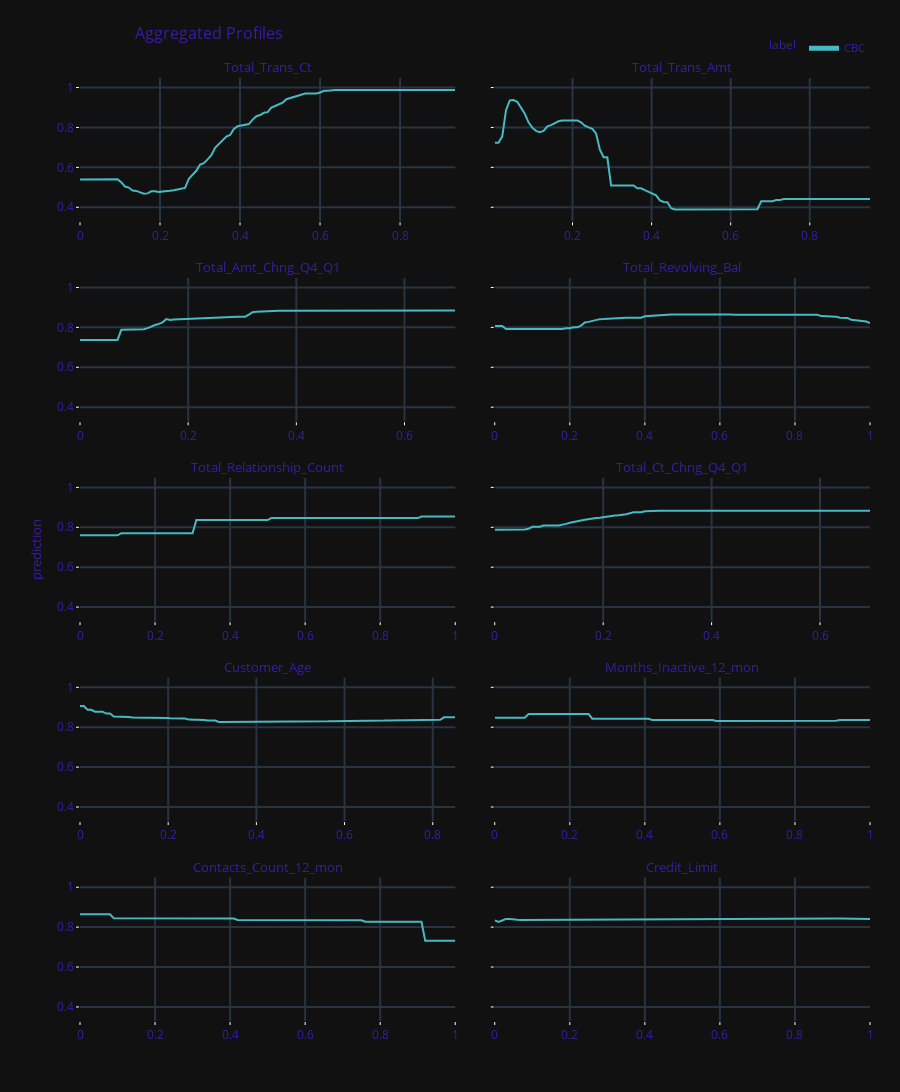

Here is the notebook cell this chart was saved with:
### Code cell
model_exp_PD = model2_exp.model_profile()
model_exp_PD.plot(show=False).update_layout(template='plotly_dark')

### Figure 1 — Plotly figure (JSON) as saved in the notebook; plotly's stock layout.template omitted (floating-point values rounded to 4 significant figures; data arrays with more than 128 entries replaced by an {"elided": "..."} marker saying what was removed)
{"data": [{"customdata": {"elided": "101x3 mixed values"}, "hovertemplate": "<b>%{hovertext}</b><br><br>prediction=%{y:.3f}<br>mean_prediction=%{customdata[0]:.3f}<extra></extra>", "hovertext": ["CBC", "CBC", "CBC", "CBC", "CBC", "CBC", "CBC", "CBC", "CBC", "CBC", "CBC", "CBC", "CBC", "CBC", "CBC", "CBC", "CBC", "CBC", "CBC", "CBC", "CBC", "CBC", "CBC", "CBC", "CBC", "CBC", "CBC", "CBC", "CBC", "CBC", "CBC", "CBC", "CBC", "CBC", "CBC", "CBC", "CBC", "CBC", "CBC", "CBC", "CBC", "CBC", "CBC", "CBC", "CBC", "CBC", "CBC", "CBC", "CBC", "CBC", "CBC", "CBC", "CBC", "CBC", "CBC", "CBC", "CBC", "CBC", "CBC", "CBC", "CBC", "CBC", "CBC", "CBC", "CBC", "CBC", "CBC", "CBC", "CBC", "CBC", "CBC", "CBC", "CBC", "CBC", "CBC", "CBC", "CBC", "CBC", "CBC", "CBC", "CBC", "CBC", "CBC", "CBC", "CBC", "CBC", "CBC", "CBC", "CBC", "CBC", "CBC", "CBC", "CBC", "CBC", "CBC", "CBC", "CBC", "CBC", "CBC", "CBC", "CBC"], "legendgroup": "CBC", "line": {"color": "#46bac2", "dash": "solid", "width": 2}, "marker": {"symbol": "circle"}, "mode": "lines", "name": "CBC", "opacity": 1, "orientation": "v", "showlegend": true, "type": "scatter", "x": [0, 0.00938, 0.01876, 0.02814, 0.03752, 0.0469, 0.05628, 0.06566, 0.07504, 0.08442, 0.0938, 0.1032, 0.1126, 0.1219, 0.1313, 0.1407, 0.1501, 0.1595, 0.1688, 0.1782, 0.1876, 0.197, 0.2064, 0.2157, 0.2251, 0.2345, 0.2439, 0.2533, 0.2626, 0.272, 0.2814, 0.2908, 0.3002, 0.3095, 0.3189, 0.3283, 0.3377, 0.3471, 0.3564, 0.3658, 0.3752, 0.3846, 0.394, 0.4033, 0.4127, 0.4221, 0.4315, 0.4409, 0.4502, 0.4596, 0.469, 0.4784, 0.4878, 0.4971, 0.5065, 0.5159, 0.5253, 0.5347, 0.544, 0.5534, 0.5628, 0.5722, 0.5816, 0.5909, 0.6003, 0.6097, 0.6191, 0.6284, 0.6378, 0.6472, 0.6566, 0.666, 0.6753, 0.6847, 0.6941, 0.7035, 0.7129, 0.7222, 0.7316, 0.741, 0.7504, 0.7598, 0.7691, 0.7785, 0.7879, 0.7973, 0.8067, 0.816, 0.8254, 0.8348, 0.8442, 0.8536, 0.8629, 0.8723, 0.8817, 0.8911, 0.9005, 0.9098, 0.9192, 0.9286, 0.938], "xaxis": "x9", "y": [0.5397, 0.5397, 0.5397, 0.5397, 0.5397, 0.5397, 0.5397, 0.5397, 0.5412, 0.5409, 0.5398, 0.525, 0.5037, 0.4987, 0.484, 0.482, 0.4752, 0.4676, 0.4695, 0.4799, 0.4802, 0.4766, 0.4788, 0.479, 0.4825, 0.485, 0.4888, 0.4911, 0.4966, 0.5431, 0.5628, 0.5829, 0.6138, 0.6213, 0.6398, 0.6611, 0.6981, 0.7166, 0.7385, 0.754, 0.7622, 0.7927, 0.8057, 0.8087, 0.8123, 0.817, 0.8392, 0.8565, 0.8622, 0.8735, 0.8766, 0.8996, 0.9073, 0.9173, 0.9239, 0.9417, 0.9479, 0.9553, 0.9607, 0.9671, 0.9699, 0.9699, 0.9698, 0.9707, 0.9753, 0.9835, 0.984, 0.9867, 0.9875, 0.9878, 0.988, 0.9878, 0.9878, 0.9878, 0.9878, 0.9878, 0.9878, 0.9878, 0.9879, 0.9875, 0.9875, 0.9875, 0.9875, 0.9875, 0.9875, 0.9875, 0.9875, 0.9875, 0.9875, 0.9875, 0.9875, 0.9875, 0.9875, 0.9875, 0.9873, 0.9873, 0.9873, 0.9873, 0.9873, 0.9873, 0.9873], "yaxis": "y9"}, {"customdata": {"elided": "101x3 mixed values"}, "hovertemplate": "<b>%{hovertext}</b><br><br>prediction=%{y:.3f}<br>mean_prediction=%{customdata[0]:.3f}<extra></extra>", "hovertext": ["CBC", "CBC", "CBC", "CBC", "CBC", "CBC", "CBC", "CBC", "CBC", "CBC", "CBC", "CBC", "CBC", "CBC", "CBC", "CBC", "CBC", "CBC", "CBC", "CBC", "CBC", "CBC", "CBC", "CBC", "CBC", "CBC", "CBC", "CBC", "CBC", "CBC", "CBC", "CBC", "CBC", "CBC", "CBC", "CBC", "CBC", "CBC", "CBC", "CBC", "CBC", "CBC", "CBC", "CBC", "CBC", "CBC", "CBC", "CBC", "CBC", "CBC", "CBC", "CBC", "CBC", "CBC", "CBC", "CBC", "CBC", "CBC", "CBC", "CBC", "CBC", "CBC", "CBC", "CBC", "CBC", "CBC", "CBC", "CBC", "CBC", "CBC", "CBC", "CBC", "CBC", "CBC", "CBC", "CBC", "CBC", "CBC", "CBC", "CBC", "CBC", "CBC", "CBC", "CBC", "CBC", "CBC", "CBC", "CBC", "CBC", "CBC", "CBC", "CBC", "CBC", "CBC", "CBC", "CBC", "CBC", "CBC", "CBC", "CBC", "CBC"], "legendgroup": "CBC", "line": {"color": "#46bac2", "dash": "solid", "width": 2}, "marker": {"symbol": "circle"}, "mode": "lines", "name": "CBC", "opacity": 1, "orientation": "v", "showlegend": false, "type": "scatter", "x": [0.003283, 0.01277, 0.02226, 0.03176, 0.04125, 0.05074, 0.06023, 0.06972, 0.07921, 0.0887, 0.09819, 0.1077, 0.1172, 0.1267, 0.1362, 0.1456, 0.1551, 0.1646, 0.1741, 0.1836, 0.1931, 0.2026, 0.2121, 0.2216, 0.2311, 0.2406, 0.25, 0.2595, 0.269, 0.2785, 0.288, 0.2975, 0.307, 0.3165, 0.326, 0.3355, 0.345, 0.3544, 0.3639, 0.3734, 0.3829, 0.3924, 0.4019, 0.4114, 0.4209, 0.4304, 0.4399, 0.4494, 0.4588, 0.4683, 0.4778, 0.4873, 0.4968, 0.5063, 0.5158, 0.5253, 0.5348, 0.5443, 0.5538, 0.5632, 0.5727, 0.5822, 0.5917, 0.6012, 0.6107, 0.6202, 0.6297, 0.6392, 0.6487, 0.6582, 0.6676, 0.6771, 0.6866, 0.6961, 0.7056, 0.7151, 0.7246, 0.7341, 0.7436, 0.7531, 0.7626, 0.772, 0.7815, 0.791, 0.8005, 0.81, 0.8195, 0.829, 0.8385, 0.848, 0.8575, 0.867, 0.8764, 0.8859, 0.8954, 0.9049, 0.9144, 0.9239, 0.9334, 0.9429, 0.9524], "xaxis": "x10", "y": [0.7238, 0.7238, 0.7557, 0.8868, 0.9359, 0.9375, 0.9286, 0.9016, 0.8693, 0.8255, 0.7989, 0.7828, 0.7763, 0.7824, 0.8055, 0.8113, 0.8218, 0.8308, 0.8344, 0.8354, 0.8355, 0.8354, 0.8351, 0.8255, 0.8086, 0.8006, 0.7926, 0.7699, 0.6896, 0.6506, 0.6506, 0.5097, 0.5097, 0.5097, 0.5097, 0.5097, 0.5097, 0.5097, 0.495, 0.495, 0.4863, 0.4763, 0.4683, 0.4596, 0.4346, 0.4263, 0.4248, 0.3952, 0.3893, 0.3893, 0.3893, 0.3893, 0.3907, 0.3907, 0.3907, 0.3907, 0.3907, 0.3907, 0.3907, 0.3907, 0.3907, 0.3907, 0.3907, 0.3907, 0.3907, 0.3907, 0.3907, 0.3907, 0.3907, 0.3907, 0.3907, 0.4299, 0.4299, 0.4299, 0.4299, 0.4358, 0.4358, 0.4417, 0.4417, 0.4417, 0.4417, 0.4417, 0.4417, 0.4417, 0.4417, 0.4417, 0.4417, 0.4417, 0.4417, 0.4417, 0.4417, 0.4417, 0.4417, 0.4417, 0.4417, 0.4417, 0.4417, 0.4417, 0.4417, 0.4417, 0.4417], "yaxis": "y10"}, {"customdata": {"elided": "101x3 mixed values"}, "hovertemplate": "<b>%{hovertext}</b><br><br>prediction=%{y:.3f}<br>mean_prediction=%{customdata[0]:.3f}<extra></extra>", "hovertext": ["CBC", "CBC", "CBC", "CBC", "CBC", "CBC", "CBC", "CBC", "CBC", "CBC", "CBC", "CBC", "CBC", "CBC", "CBC", "CBC", "CBC", "CBC", "CBC", "CBC", "CBC", "CBC", "CBC", "CBC", "CBC", "CBC", "CBC", "CBC", "CBC", "CBC", "CBC", "CBC", "CBC", "CBC", "CBC", "CBC", "CBC", "CBC", "CBC", "CBC", "CBC", "CBC", "CBC", "CBC", "CBC", "CBC", "CBC", "CBC", "CBC", "CBC", "CBC", "CBC", "CBC", "CBC", "CBC", "CBC", "CBC", "CBC", "CBC", "CBC", "CBC", "CBC", "CBC", "CBC", "CBC", "CBC", "CBC", "CBC", "CBC", "CBC", "CBC", "CBC", "CBC", "CBC", "CBC", "CBC", "CBC", "CBC", "CBC", "CBC", "CBC", "CBC", "CBC", "CBC", "CBC", "CBC", "CBC", "CBC", "CBC", "CBC", "CBC", "CBC", "CBC", "CBC", "CBC", "CBC", "CBC", "CBC", "CBC", "CBC", "CBC"], "legendgroup": "CBC", "line": {"color": "#46bac2", "dash": "solid", "width": 2}, "marker": {"symbol": "circle"}, "mode": "lines", "name": "CBC", "opacity": 1, "orientation": "v", "showlegend": false, "type": "scatter", "x": [0, 0.006938, 0.01388, 0.02082, 0.02775, 0.03469, 0.04163, 0.04857, 0.05551, 0.06245, 0.06938, 0.07632, 0.08326, 0.0902, 0.09714, 0.1041, 0.111, 0.118, 0.1249, 0.1318, 0.1388, 0.1457, 0.1526, 0.1596, 0.1665, 0.1735, 0.1804, 0.1873, 0.1943, 0.2012, 0.2082, 0.2151, 0.222, 0.229, 0.2359, 0.2428, 0.2498, 0.2567, 0.2637, 0.2706, 0.2775, 0.2845, 0.2914, 0.2984, 0.3053, 0.3122, 0.3192, 0.3261, 0.333, 0.34, 0.3469, 0.3539, 0.3608, 0.3677, 0.3747, 0.3816, 0.3886, 0.3955, 0.4024, 0.4094, 0.4163, 0.4232, 0.4302, 0.4371, 0.4441, 0.451, 0.4579, 0.4649, 0.4718, 0.4788, 0.4857, 0.4926, 0.4996, 0.5065, 0.5134, 0.5204, 0.5273, 0.5343, 0.5412, 0.5481, 0.5551, 0.562, 0.569, 0.5759, 0.5828, 0.5898, 0.5967, 0.6036, 0.6106, 0.6175, 0.6245, 0.6314, 0.6383, 0.6453, 0.6522, 0.6592, 0.6661, 0.673, 0.68, 0.6869, 0.6938], "xaxis": "x7", "y": [0.7371, 0.7371, 0.7371, 0.7371, 0.7371, 0.7371, 0.7371, 0.7371, 0.7371, 0.7371, 0.7371, 0.7876, 0.7876, 0.7876, 0.7876, 0.7877, 0.7886, 0.7905, 0.7964, 0.8056, 0.8116, 0.8173, 0.8251, 0.8416, 0.8371, 0.8396, 0.8405, 0.8418, 0.8437, 0.8439, 0.8442, 0.8438, 0.8475, 0.8484, 0.8486, 0.8488, 0.8483, 0.8486, 0.8498, 0.8509, 0.8526, 0.8531, 0.8533, 0.8533, 0.8538, 0.8643, 0.8762, 0.8778, 0.8789, 0.8823, 0.8823, 0.8823, 0.8823, 0.8833, 0.8833, 0.8833, 0.8833, 0.8833, 0.8842, 0.8842, 0.8844, 0.8844, 0.8844, 0.8844, 0.8844, 0.8844, 0.8844, 0.8844, 0.8844, 0.8844, 0.8844, 0.8844, 0.8844, 0.8844, 0.8844, 0.8844, 0.8844, 0.8844, 0.8844, 0.8844, 0.8844, 0.8844, 0.8844, 0.8844, 0.8844, 0.8844, 0.8844, 0.8844, 0.8844, 0.8844, 0.8844, 0.8844, 0.8844, 0.8844, 0.8844, 0.8844, 0.8844, 0.8844, 0.8844, 0.8844, 0.8844], "yaxis": "y7"}, {"customdata": {"elided": "101x3 mixed values"}, "hovertemplate": "<b>%{hovertext}</b><br><br>prediction=%{y:.3f}<br>mean_prediction=%{customdata[0]:.3f}<extra></extra>", "hovertext": ["CBC", "CBC", "CBC", "CBC", "CBC", "CBC", "CBC", "CBC", "CBC", "CBC", "CBC", "CBC", "CBC", "CBC", "CBC", "CBC", "CBC", "CBC", "CBC", "CBC", "CBC", "CBC", "CBC", "CBC", "CBC", "CBC", "CBC", "CBC", "CBC", "CBC", "CBC", "CBC", "CBC", "CBC", "CBC", "CBC", "CBC", "CBC", "CBC", "CBC", "CBC", "CBC", "CBC", "CBC", "CBC", "CBC", "CBC", "CBC", "CBC", "CBC", "CBC", "CBC", "CBC", "CBC", "CBC", "CBC", "CBC", "CBC", "CBC", "CBC", "CBC", "CBC", "CBC", "CBC", "CBC", "CBC", "CBC", "CBC", "CBC", "CBC", "CBC", "CBC", "CBC", "CBC", "CBC", "CBC", "CBC", "CBC", "CBC", "CBC", "CBC", "CBC", "CBC", "CBC", "CBC", "CBC", "CBC", "CBC", "CBC", "CBC", "CBC", "CBC", "CBC", "CBC", "CBC", "CBC", "CBC", "CBC", "CBC", "CBC", "CBC"], "legendgroup": "CBC", "line": {"color": "#46bac2", "dash": "solid", "width": 2}, "marker": {"symbol": "circle"}, "mode": "lines", "name": "CBC", "opacity": 1, "orientation": "v", "showlegend": false, "type": "scatter", "x": [0, 0.01, 0.02, 0.03, 0.04, 0.05, 0.06, 0.07, 0.08, 0.09, 0.1, 0.11, 0.12, 0.13, 0.14, 0.15, 0.16, 0.17, 0.18, 0.19, 0.2, 0.21, 0.22, 0.23, 0.24, 0.25, 0.26, 0.27, 0.28, 0.29, 0.3, 0.31, 0.32, 0.33, 0.34, 0.35, 0.36, 0.37, 0.38, 0.39, 0.4, 0.41, 0.42, 0.43, 0.44, 0.45, 0.46, 0.47, 0.48, 0.49, 0.5, 0.51, 0.52, 0.53, 0.54, 0.55, 0.56, 0.57, 0.58, 0.59, 0.6, 0.61, 0.62, 0.63, 0.64, 0.65, 0.66, 0.67, 0.68, 0.69, 0.7, 0.71, 0.72, 0.73, 0.74, 0.75, 0.76, 0.77, 0.78, 0.79, 0.8, 0.81, 0.82, 0.83, 0.84, 0.85, 0.86, 0.87, 0.88, 0.89, 0.9, 0.91, 0.92, 0.93, 0.94, 0.95, 0.96, 0.97, 0.98, 0.99, 1], "xaxis": "x8", "y": [0.8069, 0.8069, 0.8069, 0.7917, 0.7917, 0.7917, 0.7917, 0.7917, 0.7917, 0.7917, 0.7917, 0.7917, 0.7917, 0.7917, 0.7918, 0.7918, 0.7918, 0.7918, 0.7918, 0.7956, 0.7956, 0.8001, 0.8001, 0.8088, 0.8248, 0.8276, 0.8319, 0.8379, 0.8413, 0.8414, 0.8431, 0.8439, 0.8452, 0.8466, 0.8468, 0.8486, 0.8483, 0.8484, 0.8469, 0.8482, 0.8556, 0.8573, 0.8571, 0.8581, 0.8625, 0.8639, 0.864, 0.8644, 0.8643, 0.8646, 0.8647, 0.8648, 0.8648, 0.8648, 0.8649, 0.865, 0.8651, 0.8651, 0.8651, 0.8651, 0.8651, 0.8646, 0.8646, 0.8646, 0.8638, 0.8638, 0.8638, 0.8638, 0.8638, 0.8638, 0.8638, 0.8638, 0.8637, 0.8637, 0.8637, 0.8635, 0.8638, 0.8638, 0.8637, 0.8643, 0.8643, 0.8643, 0.864, 0.864, 0.8638, 0.8629, 0.8629, 0.8566, 0.8561, 0.8544, 0.8538, 0.8532, 0.8485, 0.8473, 0.8473, 0.8376, 0.836, 0.8317, 0.8311, 0.8295, 0.822], "yaxis": "y8"}, {"customdata": {"elided": "101x3 mixed values"}, "hovertemplate": "<b>%{hovertext}</b><br><br>prediction=%{y:.3f}<br>mean_prediction=%{customdata[0]:.3f}<extra></extra>", "hovertext": ["CBC", "CBC", "CBC", "CBC", "CBC", "CBC", "CBC", "CBC", "CBC", "CBC", "CBC", "CBC", "CBC", "CBC", "CBC", "CBC", "CBC", "CBC", "CBC", "CBC", "CBC", "CBC", "CBC", "CBC", "CBC", "CBC", "CBC", "CBC", "CBC", "CBC", "CBC", "CBC", "CBC", "CBC", "CBC", "CBC", "CBC", "CBC", "CBC", "CBC", "CBC", "CBC", "CBC", "CBC", "CBC", "CBC", "CBC", "CBC", "CBC", "CBC", "CBC", "CBC", "CBC", "CBC", "CBC", "CBC", "CBC", "CBC", "CBC", "CBC", "CBC", "CBC", "CBC", "CBC", "CBC", "CBC", "CBC", "CBC", "CBC", "CBC", "CBC", "CBC", "CBC", "CBC", "CBC", "CBC", "CBC", "CBC", "CBC", "CBC", "CBC", "CBC", "CBC", "CBC", "CBC", "CBC", "CBC", "CBC", "CBC", "CBC", "CBC", "CBC", "CBC", "CBC", "CBC", "CBC", "CBC", "CBC", "CBC", "CBC", "CBC"], "legendgroup": "CBC", "line": {"color": "#46bac2", "dash": "solid", "width": 2}, "marker": {"symbol": "circle"}, "mode": "lines", "name": "CBC", "opacity": 1, "orientation": "v", "showlegend": false, "type": "scatter", "x": [0, 0.01, 0.02, 0.03, 0.04, 0.05, 0.06, 0.07, 0.08, 0.09, 0.1, 0.11, 0.12, 0.13, 0.14, 0.15, 0.16, 0.17, 0.18, 0.19, 0.2, 0.21, 0.22, 0.23, 0.24, 0.25, 0.26, 0.27, 0.28, 0.29, 0.3, 0.31, 0.32, 0.33, 0.34, 0.35, 0.36, 0.37, 0.38, 0.39, 0.4, 0.41, 0.42, 0.43, 0.44, 0.45, 0.46, 0.47, 0.48, 0.49, 0.5, 0.51, 0.52, 0.53, 0.54, 0.55, 0.56, 0.57, 0.58, 0.59, 0.6, 0.61, 0.62, 0.63, 0.64, 0.65, 0.66, 0.67, 0.68, 0.69, 0.7, 0.71, 0.72, 0.73, 0.74, 0.75, 0.76, 0.77, 0.78, 0.79, 0.8, 0.81, 0.82, 0.83, 0.84, 0.85, 0.86, 0.87, 0.88, 0.89, 0.9, 0.91, 0.92, 0.93, 0.94, 0.95, 0.96, 0.97, 0.98, 0.99, 1.0], "xaxis": "x5", "y": [0.7599, 0.7599, 0.7599, 0.7599, 0.7599, 0.7599, 0.7599, 0.7599, 0.7599, 0.7599, 0.7599, 0.7704, 0.7704, 0.7704, 0.7704, 0.7704, 0.7704, 0.7704, 0.7704, 0.7704, 0.7704, 0.7704, 0.7704, 0.7704, 0.7704, 0.7704, 0.7704, 0.7704, 0.7704, 0.7704, 0.7704, 0.8364, 0.8364, 0.8364, 0.8364, 0.8364, 0.8364, 0.8364, 0.8364, 0.8364, 0.8364, 0.8364, 0.8364, 0.8364, 0.8364, 0.8364, 0.8364, 0.8364, 0.8364, 0.8364, 0.8364, 0.8461, 0.8461, 0.8461, 0.8461, 0.8461, 0.8461, 0.8461, 0.8461, 0.8461, 0.8461, 0.8461, 0.8461, 0.8461, 0.8461, 0.8461, 0.8461, 0.8461, 0.8461, 0.8461, 0.8461, 0.8462, 0.8462, 0.8462, 0.8462, 0.8462, 0.8462, 0.8462, 0.8462, 0.8462, 0.8462, 0.8462, 0.8462, 0.8462, 0.8462, 0.8462, 0.8462, 0.8462, 0.8462, 0.8462, 0.8462, 0.8538, 0.8538, 0.8538, 0.8538, 0.8538, 0.8538, 0.8538, 0.8538, 0.8538, 0.8538], "yaxis": "y5"}, {"customdata": {"elided": "101x3 mixed values"}, "hovertemplate": "<b>%{hovertext}</b><br><br>prediction=%{y:.3f}<br>mean_prediction=%{customdata[0]:.3f}<extra></extra>", "hovertext": ["CBC", "CBC", "CBC", "CBC", "CBC", "CBC", "CBC", "CBC", "CBC", "CBC", "CBC", "CBC", "CBC", "CBC", "CBC", "CBC", "CBC", "CBC", "CBC", "CBC", "CBC", "CBC", "CBC", "CBC", "CBC", "CBC", "CBC", "CBC", "CBC", "CBC", "CBC", "CBC", "CBC", "CBC", "CBC", "CBC", "CBC", "CBC", "CBC", "CBC", "CBC", "CBC", "CBC", "CBC", "CBC", "CBC", "CBC", "CBC", "CBC", "CBC", "CBC", "CBC", "CBC", "CBC", "CBC", "CBC", "CBC", "CBC", "CBC", "CBC", "CBC", "CBC", "CBC", "CBC", "CBC", "CBC", "CBC", "CBC", "CBC", "CBC", "CBC", "CBC", "CBC", "CBC", "CBC", "CBC", "CBC", "CBC", "CBC", "CBC", "CBC", "CBC", "CBC", "CBC", "CBC", "CBC", "CBC", "CBC", "CBC", "CBC", "CBC", "CBC", "CBC", "CBC", "CBC", "CBC", "CBC", "CBC", "CBC", "CBC", "CBC"], "legendgroup": "CBC", "line": {"color": "#46bac2", "dash": "solid", "width": 2}, "marker": {"symbol": "circle"}, "mode": "lines", "name": "CBC", "opacity": 1, "orientation": "v", "showlegend": false, "type": "scatter", "x": [0, 0.006922, 0.01384, 0.02077, 0.02769, 0.03461, 0.04153, 0.04846, 0.05538, 0.0623, 0.06922, 0.07615, 0.08307, 0.08999, 0.09691, 0.1038, 0.1108, 0.1177, 0.1246, 0.1315, 0.1384, 0.1454, 0.1523, 0.1592, 0.1661, 0.1731, 0.18, 0.1869, 0.1938, 0.2008, 0.2077, 0.2146, 0.2215, 0.2284, 0.2354, 0.2423, 0.2492, 0.2561, 0.2631, 0.27, 0.2769, 0.2838, 0.2907, 0.2977, 0.3046, 0.3115, 0.3184, 0.3254, 0.3323, 0.3392, 0.3461, 0.353, 0.36, 0.3669, 0.3738, 0.3807, 0.3877, 0.3946, 0.4015, 0.4084, 0.4153, 0.4223, 0.4292, 0.4361, 0.443, 0.45, 0.4569, 0.4638, 0.4707, 0.4776, 0.4846, 0.4915, 0.4984, 0.5053, 0.5123, 0.5192, 0.5261, 0.533, 0.54, 0.5469, 0.5538, 0.5607, 0.5676, 0.5746, 0.5815, 0.5884, 0.5953, 0.6023, 0.6092, 0.6161, 0.623, 0.6299, 0.6369, 0.6438, 0.6507, 0.6576, 0.6646, 0.6715, 0.6784, 0.6853, 0.6922], "xaxis": "x6", "y": [0.7881, 0.7881, 0.7881, 0.7881, 0.7881, 0.7881, 0.7886, 0.7886, 0.7886, 0.7924, 0.8021, 0.8025, 0.8025, 0.8092, 0.8103, 0.8097, 0.809, 0.8092, 0.8118, 0.8171, 0.8223, 0.8275, 0.8306, 0.8342, 0.8374, 0.8415, 0.8442, 0.8462, 0.8478, 0.8514, 0.8544, 0.8564, 0.859, 0.8608, 0.8618, 0.8659, 0.8699, 0.8748, 0.8757, 0.8757, 0.8807, 0.882, 0.882, 0.882, 0.8824, 0.8829, 0.8829, 0.8829, 0.8829, 0.8829, 0.8829, 0.8829, 0.8829, 0.8829, 0.8829, 0.8829, 0.8833, 0.8833, 0.8833, 0.8833, 0.8833, 0.8833, 0.8833, 0.8833, 0.8833, 0.8833, 0.8833, 0.8833, 0.8833, 0.8833, 0.8833, 0.8833, 0.8833, 0.8833, 0.8833, 0.8833, 0.8833, 0.8833, 0.8833, 0.8833, 0.8833, 0.8833, 0.8833, 0.8833, 0.8833, 0.8833, 0.8833, 0.8833, 0.8833, 0.8833, 0.8833, 0.8833, 0.8833, 0.8833, 0.8833, 0.8833, 0.8833, 0.8833, 0.8833, 0.8833, 0.8833], "yaxis": "y6"}, {"customdata": {"elided": "101x3 mixed values"}, "hovertemplate": "<b>%{hovertext}</b><br><br>prediction=%{y:.3f}<br>mean_prediction=%{customdata[0]:.3f}<extra></extra>", "hovertext": ["CBC", "CBC", "CBC", "CBC", "CBC", "CBC", "CBC", "CBC", "CBC", "CBC", "CBC", "CBC", "CBC", "CBC", "CBC", "CBC", "CBC", "CBC", "CBC", "CBC", "CBC", "CBC", "CBC", "CBC", "CBC", "CBC", "CBC", "CBC", "CBC", "CBC", "CBC", "CBC", "CBC", "CBC", "CBC", "CBC", "CBC", "CBC", "CBC", "CBC", "CBC", "CBC", "CBC", "CBC", "CBC", "CBC", "CBC", "CBC", "CBC", "CBC", "CBC", "CBC", "CBC", "CBC", "CBC", "CBC", "CBC", "CBC", "CBC", "CBC", "CBC", "CBC", "CBC", "CBC", "CBC", "CBC", "CBC", "CBC", "CBC", "CBC", "CBC", "CBC", "CBC", "CBC", "CBC", "CBC", "CBC", "CBC", "CBC", "CBC", "CBC", "CBC", "CBC", "CBC", "CBC", "CBC", "CBC", "CBC", "CBC", "CBC", "CBC", "CBC", "CBC", "CBC", "CBC", "CBC", "CBC", "CBC", "CBC", "CBC", "CBC"], "legendgroup": "CBC", "line": {"color": "#46bac2", "dash": "solid", "width": 2}, "marker": {"symbol": "circle"}, "mode": "lines", "name": "CBC", "opacity": 1, "orientation": "v", "showlegend": false, "type": "scatter", "x": [0, 0.008511, 0.01702, 0.02553, 0.03404, 0.04255, 0.05106, 0.05957, 0.06809, 0.0766, 0.08511, 0.09362, 0.1021, 0.1106, 0.1191, 0.1277, 0.1362, 0.1447, 0.1532, 0.1617, 0.1702, 0.1787, 0.1872, 0.1957, 0.2043, 0.2128, 0.2213, 0.2298, 0.2383, 0.2468, 0.2553, 0.2638, 0.2723, 0.2809, 0.2894, 0.2979, 0.3064, 0.3149, 0.3234, 0.3319, 0.3404, 0.3489, 0.3574, 0.366, 0.3745, 0.383, 0.3915, 0.4, 0.4085, 0.417, 0.4255, 0.434, 0.4426, 0.4511, 0.4596, 0.4681, 0.4766, 0.4851, 0.4936, 0.5021, 0.5106, 0.5191, 0.5277, 0.5362, 0.5447, 0.5532, 0.5617, 0.5702, 0.5787, 0.5872, 0.5957, 0.6043, 0.6128, 0.6213, 0.6298, 0.6383, 0.6468, 0.6553, 0.6638, 0.6723, 0.6809, 0.6894, 0.6979, 0.7064, 0.7149, 0.7234, 0.7319, 0.7404, 0.7489, 0.7574, 0.766, 0.7745, 0.783, 0.7915, 0.8, 0.8085, 0.817, 0.8255, 0.834, 0.8426, 0.8511], "xaxis": "x3", "y": [0.906, 0.906, 0.8873, 0.8873, 0.8777, 0.8777, 0.8777, 0.8686, 0.8686, 0.854, 0.854, 0.854, 0.8507, 0.8507, 0.8491, 0.8491, 0.8491, 0.8462, 0.8462, 0.8461, 0.8461, 0.8461, 0.8461, 0.8461, 0.8449, 0.8449, 0.8449, 0.8434, 0.8434, 0.838, 0.838, 0.838, 0.8363, 0.8363, 0.8338, 0.8338, 0.8338, 0.8263, 0.8263, 0.8289, 0.8289, 0.8289, 0.8289, 0.8289, 0.8287, 0.8287, 0.8287, 0.8286, 0.8286, 0.8277, 0.8277, 0.8277, 0.8278, 0.8278, 0.8279, 0.8279, 0.8279, 0.8288, 0.8288, 0.829, 0.829, 0.829, 0.8292, 0.8292, 0.8294, 0.8294, 0.8294, 0.8302, 0.8302, 0.8306, 0.8306, 0.8306, 0.8316, 0.8316, 0.8323, 0.8323, 0.8323, 0.8327, 0.8327, 0.8332, 0.8332, 0.8332, 0.834, 0.834, 0.8344, 0.8344, 0.8344, 0.8348, 0.8348, 0.8369, 0.8369, 0.8369, 0.8369, 0.8369, 0.8372, 0.8372, 0.8372, 0.8493, 0.8493, 0.8493, 0.8493], "yaxis": "y3"}, {"customdata": {"elided": "101x3 mixed values"}, "hovertemplate": "<b>%{hovertext}</b><br><br>prediction=%{y:.3f}<br>mean_prediction=%{customdata[0]:.3f}<extra></extra>", "hovertext": ["CBC", "CBC", "CBC", "CBC", "CBC", "CBC", "CBC", "CBC", "CBC", "CBC", "CBC", "CBC", "CBC", "CBC", "CBC", "CBC", "CBC", "CBC", "CBC", "CBC", "CBC", "CBC", "CBC", "CBC", "CBC", "CBC", "CBC", "CBC", "CBC", "CBC", "CBC", "CBC", "CBC", "CBC", "CBC", "CBC", "CBC", "CBC", "CBC", "CBC", "CBC", "CBC", "CBC", "CBC", "CBC", "CBC", "CBC", "CBC", "CBC", "CBC", "CBC", "CBC", "CBC", "CBC", "CBC", "CBC", "CBC", "CBC", "CBC", "CBC", "CBC", "CBC", "CBC", "CBC", "CBC", "CBC", "CBC", "CBC", "CBC", "CBC", "CBC", "CBC", "CBC", "CBC", "CBC", "CBC", "CBC", "CBC", "CBC", "CBC", "CBC", "CBC", "CBC", "CBC", "CBC", "CBC", "CBC", "CBC", "CBC", "CBC", "CBC", "CBC", "CBC", "CBC", "CBC", "CBC", "CBC", "CBC", "CBC", "CBC", "CBC"], "legendgroup": "CBC", "line": {"color": "#46bac2", "dash": "solid", "width": 2}, "marker": {"symbol": "circle"}, "mode": "lines", "name": "CBC", "opacity": 1, "orientation": "v", "showlegend": false, "type": "scatter", "x": [0, 0.01, 0.02, 0.03, 0.04, 0.05, 0.06, 0.07, 0.08, 0.09, 0.1, 0.11, 0.12, 0.13, 0.14, 0.15, 0.16, 0.17, 0.18, 0.19, 0.2, 0.21, 0.22, 0.23, 0.24, 0.25, 0.26, 0.27, 0.28, 0.29, 0.3, 0.31, 0.32, 0.33, 0.34, 0.35, 0.36, 0.37, 0.38, 0.39, 0.4, 0.41, 0.42, 0.43, 0.44, 0.45, 0.46, 0.47, 0.48, 0.49, 0.5, 0.51, 0.52, 0.53, 0.54, 0.55, 0.56, 0.57, 0.58, 0.59, 0.6, 0.61, 0.62, 0.63, 0.64, 0.65, 0.66, 0.67, 0.68, 0.69, 0.7, 0.71, 0.72, 0.73, 0.74, 0.75, 0.76, 0.77, 0.78, 0.79, 0.8, 0.81, 0.82, 0.83, 0.84, 0.85, 0.86, 0.87, 0.88, 0.89, 0.9, 0.91, 0.92, 0.93, 0.94, 0.95, 0.96, 0.97, 0.98, 0.99, 1], "xaxis": "x4", "y": [0.8473, 0.8473, 0.8473, 0.8473, 0.8473, 0.8473, 0.8473, 0.8473, 0.8473, 0.8658, 0.8658, 0.8658, 0.8658, 0.8658, 0.8658, 0.8658, 0.8658, 0.8658, 0.8658, 0.8658, 0.8658, 0.8658, 0.8658, 0.8658, 0.8658, 0.8658, 0.8426, 0.8426, 0.8426, 0.8426, 0.8426, 0.8426, 0.8426, 0.8426, 0.8426, 0.8426, 0.8426, 0.8426, 0.8426, 0.8426, 0.8426, 0.8426, 0.8356, 0.8356, 0.8356, 0.8356, 0.8356, 0.8356, 0.8356, 0.8356, 0.8356, 0.8356, 0.8356, 0.8356, 0.8356, 0.8356, 0.8356, 0.8356, 0.8356, 0.8312, 0.8312, 0.8312, 0.8312, 0.8312, 0.8312, 0.8312, 0.8312, 0.8312, 0.8312, 0.8312, 0.8312, 0.8312, 0.8312, 0.8312, 0.8312, 0.8312, 0.8329, 0.8329, 0.8329, 0.8329, 0.8329, 0.8329, 0.8329, 0.8329, 0.8329, 0.8329, 0.8329, 0.8329, 0.8329, 0.8329, 0.8329, 0.8329, 0.8357, 0.8357, 0.8357, 0.8357, 0.8357, 0.8357, 0.8357, 0.8357, 0.8357], "yaxis": "y4"}, {"customdata": {"elided": "101x3 mixed values"}, "hovertemplate": "<b>%{hovertext}</b><br><br>prediction=%{y:.3f}<br>mean_prediction=%{customdata[0]:.3f}<extra></extra>", "hovertext": ["CBC", "CBC", "CBC", "CBC", "CBC", "CBC", "CBC", "CBC", "CBC", "CBC", "CBC", "CBC", "CBC", "CBC", "CBC", "CBC", "CBC", "CBC", "CBC", "CBC", "CBC", "CBC", "CBC", "CBC", "CBC", "CBC", "CBC", "CBC", "CBC", "CBC", "CBC", "CBC", "CBC", "CBC", "CBC", "CBC", "CBC", "CBC", "CBC", "CBC", "CBC", "CBC", "CBC", "CBC", "CBC", "CBC", "CBC", "CBC", "CBC", "CBC", "CBC", "CBC", "CBC", "CBC", "CBC", "CBC", "CBC", "CBC", "CBC", "CBC", "CBC", "CBC", "CBC", "CBC", "CBC", "CBC", "CBC", "CBC", "CBC", "CBC", "CBC", "CBC", "CBC", "CBC", "CBC", "CBC", "CBC", "CBC", "CBC", "CBC", "CBC", "CBC", "CBC", "CBC", "CBC", "CBC", "CBC", "CBC", "CBC", "CBC", "CBC", "CBC", "CBC", "CBC", "CBC", "CBC", "CBC", "CBC", "CBC", "CBC", "CBC"], "legendgroup": "CBC", "line": {"color": "#46bac2", "dash": "solid", "width": 2}, "marker": {"symbol": "circle"}, "mode": "lines", "name": "CBC", "opacity": 1, "orientation": "v", "showlegend": false, "type": "scatter", "x": [0, 0.01, 0.02, 0.03, 0.04, 0.05, 0.06, 0.07, 0.08, 0.09, 0.1, 0.11, 0.12, 0.13, 0.14, 0.15, 0.16, 0.17, 0.18, 0.19, 0.2, 0.21, 0.22, 0.23, 0.24, 0.25, 0.26, 0.27, 0.28, 0.29, 0.3, 0.31, 0.32, 0.33, 0.34, 0.35, 0.36, 0.37, 0.38, 0.39, 0.4, 0.41, 0.42, 0.43, 0.44, 0.45, 0.46, 0.47, 0.48, 0.49, 0.5, 0.51, 0.52, 0.53, 0.54, 0.55, 0.56, 0.57, 0.58, 0.59, 0.6, 0.61, 0.62, 0.63, 0.64, 0.65, 0.66, 0.67, 0.68, 0.69, 0.7, 0.71, 0.72, 0.73, 0.74, 0.75, 0.76, 0.77, 0.78, 0.79, 0.8, 0.81, 0.82, 0.83, 0.84, 0.85, 0.86, 0.87, 0.88, 0.89, 0.9, 0.91, 0.92, 0.93, 0.94, 0.95, 0.96, 0.97, 0.98, 0.99, 1], "xaxis": "x", "y": [0.8641, 0.8641, 0.8641, 0.8641, 0.8641, 0.8641, 0.8641, 0.8641, 0.8641, 0.8438, 0.8438, 0.8438, 0.8438, 0.8438, 0.8438, 0.8438, 0.8438, 0.8438, 0.8438, 0.8438, 0.8438, 0.8438, 0.8438, 0.8438, 0.8438, 0.8438, 0.8429, 0.8429, 0.8429, 0.8429, 0.8429, 0.8429, 0.8429, 0.8429, 0.8429, 0.8429, 0.8429, 0.8429, 0.8429, 0.8429, 0.8429, 0.8429, 0.8357, 0.8357, 0.8357, 0.8357, 0.8357, 0.8357, 0.8357, 0.8357, 0.8357, 0.8357, 0.8357, 0.8357, 0.8357, 0.8357, 0.8357, 0.8357, 0.8357, 0.8342, 0.8342, 0.8342, 0.8342, 0.8342, 0.8342, 0.8342, 0.8342, 0.8342, 0.8342, 0.8342, 0.8342, 0.8342, 0.8342, 0.8342, 0.8342, 0.8342, 0.8269, 0.8269, 0.8269, 0.8269, 0.8269, 0.8269, 0.8269, 0.8269, 0.8269, 0.8269, 0.8269, 0.8269, 0.8269, 0.8269, 0.8269, 0.8269, 0.7312, 0.7312, 0.7312, 0.7312, 0.7312, 0.7312, 0.7312, 0.7312, 0.7312], "yaxis": "y"}, {"customdata": {"elided": "101x3 mixed values"}, "hovertemplate": "<b>%{hovertext}</b><br><br>prediction=%{y:.3f}<br>mean_prediction=%{customdata[0]:.3f}<extra></extra>", "hovertext": ["CBC", "CBC", "CBC", "CBC", "CBC", "CBC", "CBC", "CBC", "CBC", "CBC", "CBC", "CBC", "CBC", "CBC", "CBC", "CBC", "CBC", "CBC", "CBC", "CBC", "CBC", "CBC", "CBC", "CBC", "CBC", "CBC", "CBC", "CBC", "CBC", "CBC", "CBC", "CBC", "CBC", "CBC", "CBC", "CBC", "CBC", "CBC", "CBC", "CBC", "CBC", "CBC", "CBC", "CBC", "CBC", "CBC", "CBC", "CBC", "CBC", "CBC", "CBC", "CBC", "CBC", "CBC", "CBC", "CBC", "CBC", "CBC", "CBC", "CBC", "CBC", "CBC", "CBC", "CBC", "CBC", "CBC", "CBC", "CBC", "CBC", "CBC", "CBC", "CBC", "CBC", "CBC", "CBC", "CBC", "CBC", "CBC", "CBC", "CBC", "CBC", "CBC", "CBC", "CBC", "CBC", "CBC", "CBC", "CBC", "CBC", "CBC", "CBC", "CBC", "CBC", "CBC", "CBC", "CBC", "CBC", "CBC", "CBC", "CBC", "CBC"], "legendgroup": "CBC", "line": {"color": "#46bac2", "dash": "solid", "width": 2}, "marker": {"symbol": "circle"}, "mode": "lines", "name": "CBC", "opacity": 1, "orientation": "v", "showlegend": false, "type": "scatter", "x": [0, 0.01, 0.02, 0.03, 0.04, 0.05, 0.06, 0.07, 0.08, 0.09, 0.1, 0.11, 0.12, 0.13, 0.14, 0.15, 0.16, 0.17, 0.18, 0.19, 0.2, 0.21, 0.22, 0.23, 0.24, 0.25, 0.26, 0.27, 0.28, 0.29, 0.3, 0.31, 0.32, 0.33, 0.34, 0.35, 0.36, 0.37, 0.38, 0.39, 0.4, 0.41, 0.42, 0.43, 0.44, 0.45, 0.46, 0.47, 0.48, 0.49, 0.5, 0.51, 0.52, 0.53, 0.54, 0.55, 0.56, 0.57, 0.58, 0.59, 0.6, 0.61, 0.62, 0.63, 0.64, 0.65, 0.66, 0.67, 0.68, 0.69, 0.7, 0.71, 0.72, 0.73, 0.74, 0.75, 0.76, 0.77, 0.78, 0.79, 0.8, 0.81, 0.82, 0.83, 0.84, 0.85, 0.86, 0.87, 0.88, 0.89, 0.9, 0.91, 0.92, 0.93, 0.94, 0.95, 0.96, 0.97, 0.98, 0.99, 1.0], "xaxis": "x2", "y": [0.834, 0.8259, 0.8333, 0.841, 0.8411, 0.8408, 0.8374, 0.8362, 0.8363, 0.8363, 0.8368, 0.8369, 0.8386, 0.8371, 0.8372, 0.8372, 0.8372, 0.8372, 0.8374, 0.8377, 0.8377, 0.8377, 0.8373, 0.8373, 0.8381, 0.8381, 0.8381, 0.8383, 0.8383, 0.8383, 0.8384, 0.8384, 0.8384, 0.8384, 0.8385, 0.8385, 0.8387, 0.839, 0.8386, 0.8386, 0.8386, 0.8387, 0.8391, 0.8394, 0.8396, 0.8396, 0.8401, 0.8403, 0.8405, 0.8405, 0.8408, 0.8417, 0.8417, 0.8422, 0.8424, 0.8425, 0.8425, 0.8425, 0.8426, 0.8426, 0.8426, 0.8426, 0.8426, 0.8426, 0.8427, 0.8427, 0.8427, 0.8427, 0.8428, 0.8429, 0.8429, 0.8429, 0.8429, 0.8429, 0.843, 0.843, 0.843, 0.843, 0.843, 0.843, 0.843, 0.843, 0.843, 0.843, 0.843, 0.8431, 0.8431, 0.8431, 0.8429, 0.8429, 0.8429, 0.8429, 0.8429, 0.8429, 0.8426, 0.8426, 0.8426, 0.8424, 0.8424, 0.8424, 0.8402], "yaxis": "y2"}], "layout": {"annotations": [{"font": {"size": 13}, "showarrow": false, "text": "Contacts_Count_12_mon", "x": 0.2375, "xanchor": "center", "xref": "paper", "y": 0.152, "yanchor": "bottom", "yref": "paper"}, {"font": {"size": 13}, "showarrow": false, "text": "Credit_Limit", "x": 0.7625, "xanchor": "center", "xref": "paper", "y": 0.152, "yanchor": "bottom", "yref": "paper"}, {"font": {"size": 13}, "showarrow": false, "text": "Customer_Age", "x": 0.2375, "xanchor": "center", "xref": "paper", "y": 0.364, "yanchor": "bottom", "yref": "paper"}, {"font": {"size": 13}, "showarrow": false, "text": "Months_Inactive_12_mon", "x": 0.7625, "xanchor": "center", "xref": "paper", "y": 0.364, "yanchor": "bottom", "yref": "paper"}, {"font": {"size": 13}, "showarrow": false, "text": "Total_Relationship_Count", "x": 0.2375, "xanchor": "center", "xref": "paper", "y": 0.576, "yanchor": "bottom", "yref": "paper"}, {"font": {"size": 13}, "showarrow": false, "text": "Total_Ct_Chng_Q4_Q1", "x": 0.7625, "xanchor": "center", "xref": "paper", "y": 0.576, "yanchor": "bottom", "yref": "paper"}, {"font": {"size": 13}, "showarrow": false, "text": "Total_Amt_Chng_Q4_Q1", "x": 0.2375, "xanchor": "center", "xref": "paper", "y": 0.788, "yanchor": "bottom", "yref": "paper"}, {"font": {"size": 13}, "showarrow": false, "text": "Total_Revolving_Bal", "x": 0.7625, "xanchor": "center", "xref": "paper", "y": 0.788, "yanchor": "bottom", "yref": "paper"}, {"font": {"size": 13}, "showarrow": false, "text": "Total_Trans_Ct", "x": 0.2375, "xanchor": "center", "xref": "paper", "y": 1, "yanchor": "bottom", "yref": "paper"}, {"font": {"size": 13}, "showarrow": false, "text": "Total_Trans_Amt", "x": 0.7625, "xanchor": "center", "xref": "paper", "y": 1, "yanchor": "bottom", "yref": "paper"}, {"font": {"size": 13}, "showarrow": false, "text": "prediction", "textangle": -90, "x": -0.07, "xref": "paper", "y": 0.5, "yref": "paper"}], "font": {"color": "#371ea3"}, "height": 1849, "hovermode": "x unified", "legend": {"font": {"size": 11}, "itemsizing": "constant", "orientation": "h", "title": {"font": {"size": 12}, "text": "label"}, "tracegroupgap": 0, "x": 1, "xanchor": "right", "y": 1.016, "yanchor": "bottom"}, "margin": {"b": 71, "r": 30, "t": 78}, "title": {"font": {"size": 16}, "text": "Aggregated Profiles", "x": 0.15}, "xaxis": {"anchor": "y", "automargin": true, "domain": [0, 0.475], "fixedrange": true, "gridwidth": 2, "showticklabels": true, "tickcolor": "white", "ticklen": 3, "ticks": "outside", "title": {"text": ""}, "type": "linear", "zeroline": false}, "xaxis10": {"anchor": "y10", "automargin": true, "domain": [0.525, 1], "fixedrange": true, "gridwidth": 2, "showticklabels": true, "tickcolor": "white", "ticklen": 3, "ticks": "outside", "title": {"text": ""}, "type": "linear", "zeroline": false}, "xaxis2": {"anchor": "y2", "automargin": true, "domain": [0.525, 1], "fixedrange": true, "gridwidth": 2, "showticklabels": true, "tickcolor": "white", "ticklen": 3, "ticks": "outside", "title": {"text": ""}, "type": "linear", "zeroline": false}, "xaxis3": {"anchor": "y3", "automargin": true, "domain": [0, 0.475], "fixedrange": true, "gridwidth": 2, "showticklabels": true, "tickcolor": "white", "ticklen": 3, "ticks": "outside", "title": {"text": ""}, "type": "linear", "zeroline": false}, "xaxis4": {"anchor": "y4", "automargin": true, "domain": [0.525, 1], "fixedrange": true, "gridwidth": 2, "showticklabels": true, "tickcolor": "white", "ticklen": 3, "ticks": "outside", "title": {"text": ""}, "type": "linear", "zeroline": false}, "xaxis5": {"anchor": "y5", "automargin": true, "domain": [0, 0.475], "fixedrange": true, "gridwidth": 2, "showticklabels": true, "tickcolor": "white", "ticklen": 3, "ticks": "outside", "title": {"text": ""}, "type": "linear", "zeroline": false}, "xaxis6": {"anchor": "y6", "automargin": true, "domain": [0.525, 1], "fixedrange": true, "gridwidth": 2, "showticklabels": true, "tickcolor": "white", "ticklen": 3, "ticks": "outside", "title": {"text": ""}, "type": "linear", "zeroline": false}, "xaxis7": {"anchor": "y7", "automargin": true, "domain": [0, 0.475], "fixedrange": true, "gridwidth": 2, "showticklabels": true, "tickcolor": "white", "ticklen": 3, "ticks": "outside", "title": {"text": ""}, "type": "linear", "zeroline": false}, "xaxis8": {"anchor": "y8", "automargin": true, "domain": [0.525, 1], "fixedrange": true, "gridwidth": 2, "showticklabels": true, "tickcolor": "white", "ticklen": 3, "ticks": "outside", "title": {"text": ""}, "type": "linear", "zeroline": false}, "xaxis9": {"anchor": "y9", "automargin": true, "domain": [0, 0.475], "fixedrange": true, "gridwidth": 2, "showticklabels": true, "tickcolor": "white", "ticklen": 3, "ticks": "outside", "title": {"text": ""}, "type": "linear", "zeroline": false}, "yaxis": {"anchor": "x", "automargin": true, "domain": [0, 0.152], "fixedrange": true, "gridwidth": 2, "range": [0.3295, 1.048], "tickcolor": "white", "ticklen": 3, "ticks": "outside", "title": {"text": ""}, "type": "linear", "zeroline": false}, "yaxis10": {"anchor": "x10", "automargin": true, "domain": [0.848, 1], "fixedrange": true, "gridwidth": 2, "matches": "y", "showticklabels": false, "tickcolor": "white", "ticklen": 3, "ticks": "outside", "title": {"text": ""}, "type": "linear", "zeroline": false}, "yaxis2": {"anchor": "x2", "automargin": true, "domain": [0, 0.152], "fixedrange": true, "gridwidth": 2, "matches": "y", "showticklabels": false, "tickcolor": "white", "ticklen": 3, "ticks": "outside", "title": {"text": ""}, "type": "linear", "zeroline": false}, "yaxis3": {"anchor": "x3", "automargin": true, "domain": [0.212, 0.364], "fixedrange": true, "gridwidth": 2, "matches": "y", "range": [0.3295, 1.048], "tickcolor": "white", "ticklen": 3, "ticks": "outside", "title": {"text": ""}, "type": "linear", "zeroline": false}, "yaxis4": {"anchor": "x4", "automargin": true, "domain": [0.212, 0.364], "fixedrange": true, "gridwidth": 2, "matches": "y", "showticklabels": false, "tickcolor": "white", "ticklen": 3, "ticks": "outside", "title": {"text": ""}, "type": "linear", "zeroline": false}, "yaxis5": {"anchor": "x5", "automargin": true, "domain": [0.424, 0.576], "fixedrange": true, "gridwidth": 2, "matches": "y", "range": [0.3295, 1.048], "tickcolor": "white", "ticklen": 3, "ticks": "outside", "title": {"text": ""}, "type": "linear", "zeroline": false}, "yaxis6": {"anchor": "x6", "automargin": true, "domain": [0.424, 0.576], "fixedrange": true, "gridwidth": 2, "matches": "y", "showticklabels": false, "tickcolor": "white", "ticklen": 3, "ticks": "outside", "title": {"text": ""}, "type": "linear", "zeroline": false}, "yaxis7": {"anchor": "x7", "automargin": true, "domain": [0.636, 0.788], "fixedrange": true, "gridwidth": 2, "matches": "y", "range": [0.3295, 1.048], "tickcolor": "white", "ticklen": 3, "ticks": "outside", "title": {"text": ""}, "type": "linear", "zeroline": false}, "yaxis8": {"anchor": "x8", "automargin": true, "domain": [0.636, 0.788], "fixedrange": true, "gridwidth": 2, "matches": "y", "showticklabels": false, "tickcolor": "white", "ticklen": 3, "ticks": "outside", "title": {"text": ""}, "type": "linear", "zeroline": false}, "yaxis9": {"anchor": "x9", "automargin": true, "domain": [0.848, 1], "fixedrange": true, "gridwidth": 2, "matches": "y", "range": [0.3295, 1.048], "tickcolor": "white", "ticklen": 3, "ticks": "outside", "title": {"text": ""}, "type": "linear", "zeroline": false}}}
